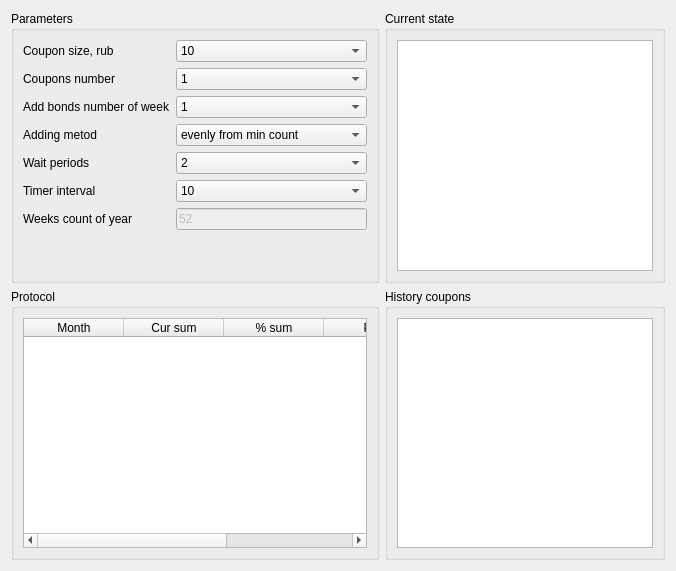
<?xml version="1.0" encoding="UTF-8"?>
<ui version="4.0">
 <class>mainWidget</class>
 <widget class="QWidget" name="mainWidget">
  <property name="geometry">
   <rect>
    <x>0</x>
    <y>0</y>
    <width>676</width>
    <height>571</height>
   </rect>
  </property>
  <property name="windowTitle">
   <string>Pensia</string>
  </property>
  <layout class="QGridLayout" name="gridLayout_2">
   <item row="0" column="1" colspan="2">
    <widget class="QGroupBox" name="currentStateBox">
     <property name="title">
      <string>Current state</string>
     </property>
     <layout class="QHBoxLayout" name="horizontalLayout">
      <item>
       <widget class="QTableWidget" name="stateTable"/>
      </item>
     </layout>
    </widget>
   </item>
   <item row="0" column="0">
    <widget class="QGroupBox" name="paramsBox">
     <property name="title">
      <string>Parameters</string>
     </property>
     <property name="checkable">
      <bool>false</bool>
     </property>
     <layout class="QGridLayout" name="gridLayout">
      <item row="1" column="1">
       <widget class="QComboBox" name="couponNumberComboBox">
        <property name="sizePolicy">
         <sizepolicy hsizetype="Expanding" vsizetype="Fixed">
          <horstretch>0</horstretch>
          <verstretch>0</verstretch>
         </sizepolicy>
        </property>
        <property name="currentIndex">
         <number>0</number>
        </property>
        <item>
         <property name="text">
          <string>1</string>
         </property>
        </item>
        <item>
         <property name="text">
          <string>2</string>
         </property>
        </item>
        <item>
         <property name="text">
          <string>4</string>
         </property>
        </item>
       </widget>
      </item>
      <item row="3" column="1">
       <widget class="QComboBox" name="addBondsWeekComboBox">
        <property name="currentIndex">
         <number>0</number>
        </property>
        <item>
         <property name="text">
          <string>1</string>
         </property>
        </item>
        <item>
         <property name="text">
          <string>2</string>
         </property>
        </item>
        <item>
         <property name="text">
          <string>3</string>
         </property>
        </item>
        <item>
         <property name="text">
          <string>5</string>
         </property>
        </item>
        <item>
         <property name="text">
          <string>7</string>
         </property>
        </item>
        <item>
         <property name="text">
          <string>10</string>
         </property>
        </item>
        <item>
         <property name="text">
          <string>12</string>
         </property>
        </item>
        <item>
         <property name="text">
          <string>15</string>
         </property>
        </item>
        <item>
         <property name="text">
          <string>20</string>
         </property>
        </item>
        <item>
         <property name="text">
          <string>30</string>
         </property>
        </item>
        <item>
         <property name="text">
          <string>40</string>
         </property>
        </item>
        <item>
         <property name="text">
          <string>50</string>
         </property>
        </item>
        <item>
         <property name="text">
          <string>100</string>
         </property>
        </item>
       </widget>
      </item>
      <item row="7" column="0">
       <widget class="QLabel" name="label_3">
        <property name="text">
         <string>Timer interval</string>
        </property>
       </widget>
      </item>
      <item row="1" column="0">
       <widget class="QLabel" name="label_5">
        <property name="text">
         <string>Coupons number</string>
        </property>
       </widget>
      </item>
      <item row="3" column="0">
       <widget class="QLabel" name="label">
        <property name="text">
         <string>Add bonds number of week</string>
        </property>
       </widget>
      </item>
      <item row="0" column="1">
       <widget class="QComboBox" name="couponSizeComboBox">
        <item>
         <property name="text">
          <string>10</string>
         </property>
        </item>
        <item>
         <property name="text">
          <string>12</string>
         </property>
        </item>
        <item>
         <property name="text">
          <string>15</string>
         </property>
        </item>
        <item>
         <property name="text">
          <string>18</string>
         </property>
        </item>
        <item>
         <property name="text">
          <string>20</string>
         </property>
        </item>
        <item>
         <property name="text">
          <string>22</string>
         </property>
        </item>
        <item>
         <property name="text">
          <string>25</string>
         </property>
        </item>
        <item>
         <property name="text">
          <string>28</string>
         </property>
        </item>
        <item>
         <property name="text">
          <string>30</string>
         </property>
        </item>
        <item>
         <property name="text">
          <string>32</string>
         </property>
        </item>
        <item>
         <property name="text">
          <string>35</string>
         </property>
        </item>
        <item>
         <property name="text">
          <string>38</string>
         </property>
        </item>
        <item>
         <property name="text">
          <string>40</string>
         </property>
        </item>
        <item>
         <property name="text">
          <string>45</string>
         </property>
        </item>
        <item>
         <property name="text">
          <string>50</string>
         </property>
        </item>
        <item>
         <property name="text">
          <string>55</string>
         </property>
        </item>
        <item>
         <property name="text">
          <string>60</string>
         </property>
        </item>
        <item>
         <property name="text">
          <string>70</string>
         </property>
        </item>
        <item>
         <property name="text">
          <string>80</string>
         </property>
        </item>
        <item>
         <property name="text">
          <string>90</string>
         </property>
        </item>
        <item>
         <property name="text">
          <string>100</string>
         </property>
        </item>
       </widget>
      </item>
      <item row="0" column="0">
       <widget class="QLabel" name="label_2">
        <property name="text">
         <string>Coupon size, rub</string>
        </property>
       </widget>
      </item>
      <item row="6" column="0">
       <widget class="QLabel" name="label_4">
        <property name="text">
         <string>Wait periods</string>
        </property>
       </widget>
      </item>
      <item row="6" column="1">
       <widget class="QComboBox" name="waitPeriodsComboBox">
        <item>
         <property name="text">
          <string>2</string>
         </property>
        </item>
        <item>
         <property name="text">
          <string>4</string>
         </property>
        </item>
        <item>
         <property name="text">
          <string>6</string>
         </property>
        </item>
        <item>
         <property name="text">
          <string>8</string>
         </property>
        </item>
        <item>
         <property name="text">
          <string>10</string>
         </property>
        </item>
        <item>
         <property name="text">
          <string>12</string>
         </property>
        </item>
        <item>
         <property name="text">
          <string>14</string>
         </property>
        </item>
        <item>
         <property name="text">
          <string>16</string>
         </property>
        </item>
        <item>
         <property name="text">
          <string>18</string>
         </property>
        </item>
        <item>
         <property name="text">
          <string>20</string>
         </property>
        </item>
        <item>
         <property name="text">
          <string>24</string>
         </property>
        </item>
        <item>
         <property name="text">
          <string>28</string>
         </property>
        </item>
        <item>
         <property name="text">
          <string>32</string>
         </property>
        </item>
        <item>
         <property name="text">
          <string>36</string>
         </property>
        </item>
        <item>
         <property name="text">
          <string>40</string>
         </property>
        </item>
       </widget>
      </item>
      <item row="7" column="1">
       <widget class="QComboBox" name="timerIntervalComboBox">
        <item>
         <property name="text">
          <string>10</string>
         </property>
        </item>
        <item>
         <property name="text">
          <string>20</string>
         </property>
        </item>
        <item>
         <property name="text">
          <string>50</string>
         </property>
        </item>
        <item>
         <property name="text">
          <string>100</string>
         </property>
        </item>
        <item>
         <property name="text">
          <string>200</string>
         </property>
        </item>
        <item>
         <property name="text">
          <string>500</string>
         </property>
        </item>
        <item>
         <property name="text">
          <string>1000</string>
         </property>
        </item>
        <item>
         <property name="text">
          <string>2000</string>
         </property>
        </item>
        <item>
         <property name="text">
          <string>5000</string>
         </property>
        </item>
        <item>
         <property name="text">
          <string>10000</string>
         </property>
        </item>
        <item>
         <property name="text">
          <string>30000</string>
         </property>
        </item>
       </widget>
      </item>
      <item row="9" column="1">
       <spacer name="verticalSpacer">
        <property name="orientation">
         <enum>Qt::Vertical</enum>
        </property>
        <property name="sizeHint" stdset="0">
         <size>
          <width>20</width>
          <height>40</height>
         </size>
        </property>
       </spacer>
      </item>
      <item row="4" column="0">
       <widget class="QLabel" name="label_6">
        <property name="text">
         <string>Adding metod</string>
        </property>
       </widget>
      </item>
      <item row="4" column="1">
       <widget class="QComboBox" name="addingMetodComboBox">
        <item>
         <property name="text">
          <string>evenly from min count</string>
         </property>
        </item>
        <item>
         <property name="text">
          <string>all to min count</string>
         </property>
        </item>
       </widget>
      </item>
      <item row="8" column="1">
       <widget class="QLineEdit" name="weeksYearLineEdit">
        <property name="enabled">
         <bool>false</bool>
        </property>
        <property name="text">
         <string>52</string>
        </property>
        <property name="readOnly">
         <bool>true</bool>
        </property>
       </widget>
      </item>
      <item row="8" column="0">
       <widget class="QLabel" name="label_7">
        <property name="text">
         <string>Weeks count of year</string>
        </property>
       </widget>
      </item>
     </layout>
    </widget>
   </item>
   <item row="1" column="0">
    <widget class="QGroupBox" name="protocolBox">
     <property name="sizePolicy">
      <sizepolicy hsizetype="Preferred" vsizetype="Expanding">
       <horstretch>0</horstretch>
       <verstretch>0</verstretch>
      </sizepolicy>
     </property>
     <property name="title">
      <string>Protocol</string>
     </property>
     <layout class="QVBoxLayout" name="verticalLayout">
      <item>
       <widget class="QTableWidget" name="protocolTable">
        <column>
         <property name="text">
          <string>Month</string>
         </property>
        </column>
        <column>
         <property name="text">
          <string>Cur sum</string>
         </property>
        </column>
        <column>
         <property name="text">
          <string>% sum</string>
         </property>
        </column>
        <column>
         <property name="text">
          <string>Pay</string>
         </property>
        </column>
        <column>
         <property name="text">
          <string>All sum</string>
         </property>
        </column>
       </widget>
      </item>
     </layout>
    </widget>
   </item>
   <item row="1" column="1" colspan="2">
    <widget class="QGroupBox" name="historyBox">
     <property name="title">
      <string>History coupons</string>
     </property>
     <layout class="QHBoxLayout" name="horizontalLayout_2">
      <item>
       <widget class="QTableWidget" name="historyTable">
        <attribute name="verticalHeaderVisible">
         <bool>false</bool>
        </attribute>
       </widget>
      </item>
     </layout>
    </widget>
   </item>
  </layout>
 </widget>
 <resources/>
 <connections/>
</ui>
